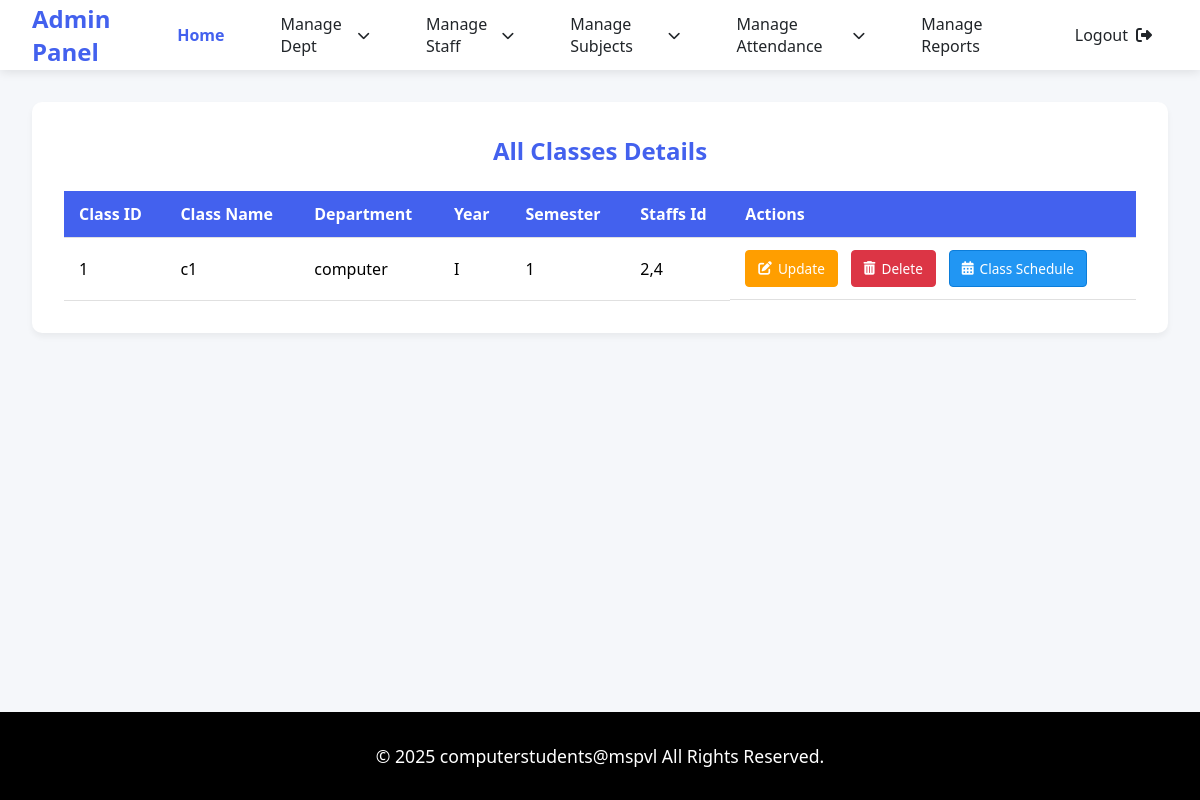
The page /view_class on the database as committed earlier.
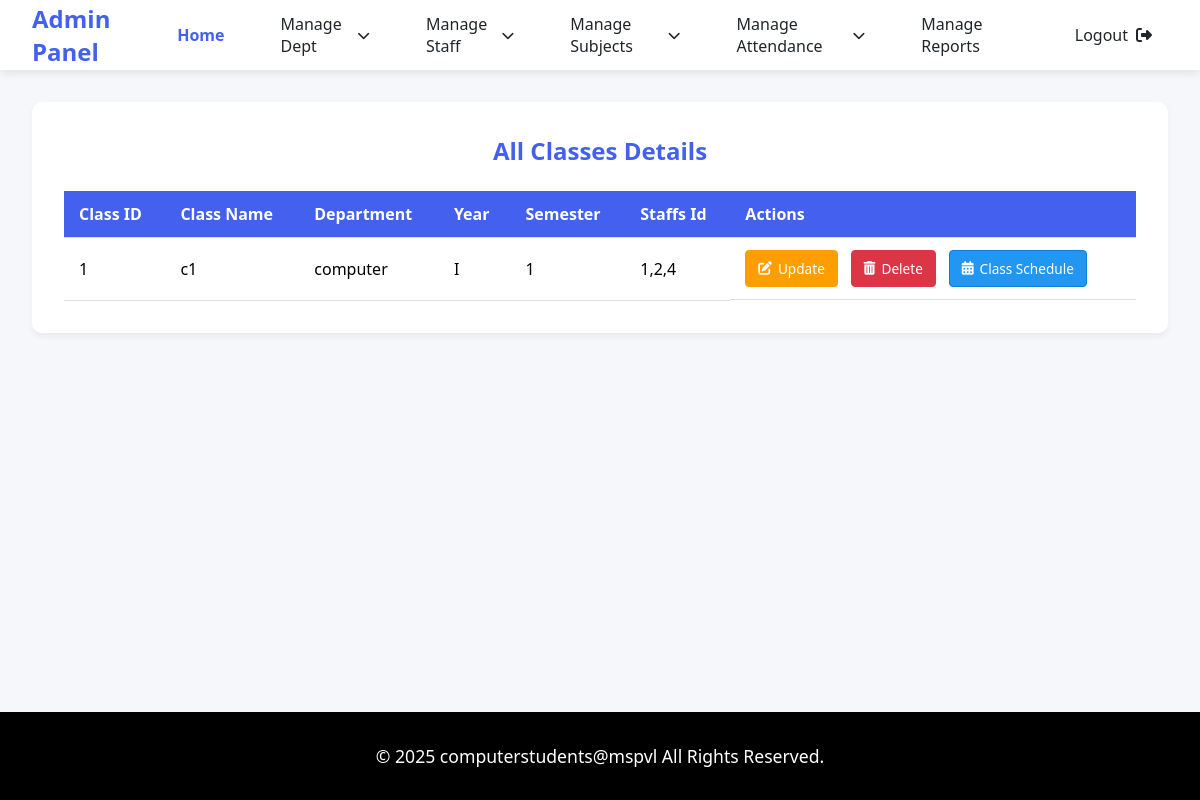
The same page on the database as committed later.
### tables this page shows
CREATE TABLE "classes_tb" (
	"classid"	INTEGER NOT NULL,
	"classname"	TEXT NOT NULL UNIQUE,
	"dept"	TEXT NOT NULL,
	"year"	TEXT NOT NULL,
	"sem"	TEXT NOT NULL,
	"staffsid"	TEXT NOT NULL,
	PRIMARY KEY("classid")
);

### app.py (the view)
@app.route('/view_class')
def view_class():
    con = sqlite3.connect('spm_db.db')
    cur = con.cursor()
    cur.execute("SELECT * FROM classes_tb")
    data = cur.fetchall()
    con.close()
    return render_template('admin/view_class.html', data = data)

### templates/admin/view_class.html (shortened to what this page needs)
<!DOCTYPE html>
<html lang="en">
<head>
    <link rel="stylesheet" href="https://cdnjs.cloudflare.com/ajax/libs/font-awesome/6.4.0/css/all.min.css">
    <link rel="stylesheet" href="static/css/style.css">
</head>
<body>
    <nav class="navbar">
        <a href="#" class="navbar-brand">Admin Panel</a>
        <div class="nav-menu">
            <a href="{{url_for('admin_dashboard')}}" class="nav-item active">Home</a>
            <div class="dropdown">
                <a href="#" class="nav-item dropdown-toggle">Manage Dept</a>
            </div>
            <div class="dropdown">
                <a href="#" class="nav-item dropdown-toggle">Manage Staff</a>
            </div>
            <div class="dropdown">
                <a href="#" class="nav-item dropdown-toggle">Manage Subjects</a>
            </div>
            <div class="dropdown">
                <a href="#" class="nav-item dropdown-toggle">Manage Attendance</a>
            </div>
            <a href="report_generate_form.html" class="nav-item">Manage Reports</a>
            <a href="{{url_for('login')}}"class="nav-item" id="logout-link">
                <span>Logout</span>
                <i class="fas fa-sign-out-alt"></i>
            </a>
        </div>
    </nav>
    <div class="main-content">
        <div class="table-container">
            <h2>All Classes Details</h2>
            <table class="dept-table">
                <thead>
                    <tr>
                        <th>Class ID</th>
                        <th>Class Name</th>
                        <th>Department</th>
                        <th>Year</th>
                        <th>Semester</th>
                        <th>Staffs Id </th>
                        <th>Actions</th>
                    </tr>
                </thead>
                <tbody>
                    {% for row in data %}
                    <tr>
                        <td>{{ row[0] }}</td>
                        <td>{{ row[1] }}</td>
                        <td>{{ row[2] }}</td>
                        <td>{{ row[3] }}</td>
                        <td>{{ row[4] }}</td>
                        <td>{{ row[5] }}</td>
                        <td class="action-buttons">
                            <a href="{{ url_for('update_class_form', classid=row[0],classname=row[1],dept=row[2],year=row[3],sem=row[4]) }}" class="btn-update">
                                <i class="fas fa-edit"></i> Update
                            </a>
                            <a href="{{ url_for('delete_class', classid=row[0],classname=row[1]) }}" class="btn-delete" onclick="return confirm('Are you sure you want to delete this department?')">
                                <i class="fas fa-trash-alt"></i> Delete
                            </a>
                            <a href="{{ url_for('class_schedule',classname=row[1]) }}" class="btn-merge" title="Merge Timetable">
                                <i class="fas fa-calendar-alt"></i> Class Schedule
                            </a>
                        </td>
                    </tr>
                    {% endfor %}
                </tbody>
            </table>
        </div>
    </div>
    <footer class="footer">
        <p class="copyright">© 2025 computerstudents@mspvl All Rights Reserved.</p>
    </footer>
</body>
</html>

### static/css/style.css (style rules this page uses)
:root { --primary: #4361ee; --primary-dark: #3a0ca3; --secondary: #4cc9f0; --light: #f8f9fa; --dark: #212529; --success: #38b000; --warning: #ff9e00; }
* { margin: 0; padding: 0; box-sizing: border-box; font-family: 'Segoe UI', Tahoma, Geneva, Verdana, sans-serif; }
body { background-color: #f5f7fa; display: flex; flex-direction: column; min-height: 100vh; }
.navbar { background: white; box-shadow: 0 2px 10px rgba(0,0,0,0.1); padding: 0 2rem; height: 70px; display: flex; justify-content: space-between; align-items: center; position: fixed; width: 100%; top: 0; z-index: 1000; }
.navbar-brand { font-size: 1.5rem; font-weight: 700; color: var(--primary); text-decoration: none; }
.nav-menu { display: flex; gap: 1.5rem; height: 100%; }
.nav-item { display: flex; align-items: center; padding: 0 1rem; color: var(--dark); text-decoration: none; font-weight: 500; height: 100%; transition: all 0.3s; position: relative; }
.nav-item.active { color: var(--primary); font-weight: 600; }
.dropdown { position: relative; height: 100%; }
.dropdown-toggle::after { content: '\f078'; font-family: 'Font Awesome 6 Free'; font-weight: 900; margin-left: 8px; font-size: 0.8rem; }
#logout-link i { margin-left: 0.5rem; }
.main-content { margin-top: 70px; padding: 2rem; flex: 1; }
.footer { background: black; color: white; padding: 2rem; text-align: center; margin-top: auto; font-size: 1.1rem; }
.copyright { font-weight: 500; }
.table-container { background: white; border-radius: 10px; padding: 2rem; box-shadow: 0 4px 6px rgba(0,0,0,0.05); margin-bottom: 2rem; }
.table-container h2 { color: var(--primary); margin-bottom: 1.5rem; text-align: center; font-size: 1.5rem; }
.dept-table { width: 100%; border-collapse: collapse; margin-top: 1rem; }
.dept-table th, .dept-table td { padding: 12px 15px; text-align: left; border-bottom: 1px solid #e0e0e0; }
.dept-table th { background-color: var(--primary); color: white; font-weight: 600; position: sticky; top: 0; }
.action-buttons { display: flex; gap: 0.8rem; }
.btn-update, .btn-delete, .btn-merge { padding: 8px 12px; border-radius: 4px; font-size: 0.85rem; text-decoration: none; display: inline-flex; align-items: center; gap: 6px; transition: all 0.2s ease; font-weight: 500; }
.btn-update { background-color: var(--warning); color: white; border: 1px solid var(--warning); }
.btn-delete { background-color: #dc3545; color: white; border: 1px solid #dc3545; }
.btn-merge { background-color: #2196F3; border: 1px solid #0b7dda; color:white; }

Rows that differ between the two databases and show on the page:
changed classes_tb "computer": staffsid "2,4" → "1,2,4"
